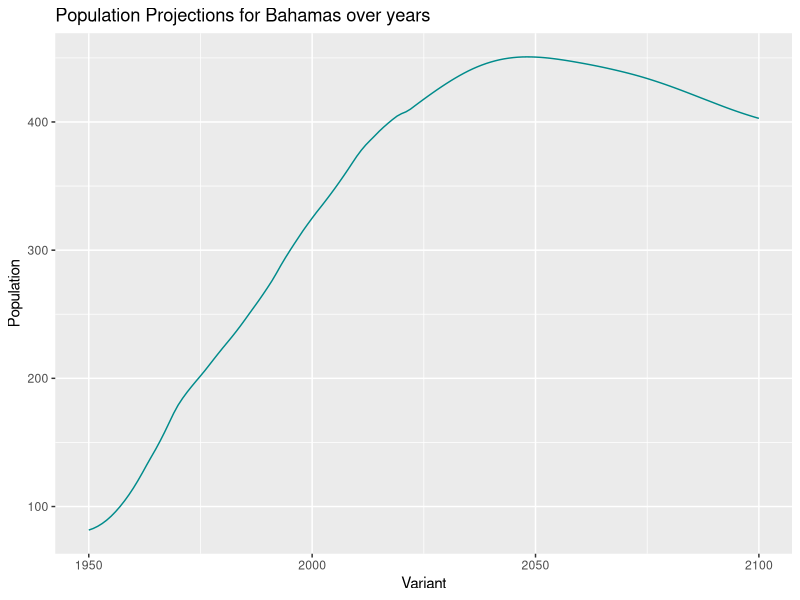

The R source for this figure:
library(dplyr)
library(ggplot2)

# Load Dataset
pop <- read.csv("total_population_thousands.csv")
pop <- subset(pop, Variant == "Medium")
# plot
plot_pop <- ggplot(pop, aes(x = Year.s., y = Value)) +
  geom_line(color = "cyan4") +
  labs(title = "Population Projections for Bahamas over years",
       x = "Variant", y = "Population")
